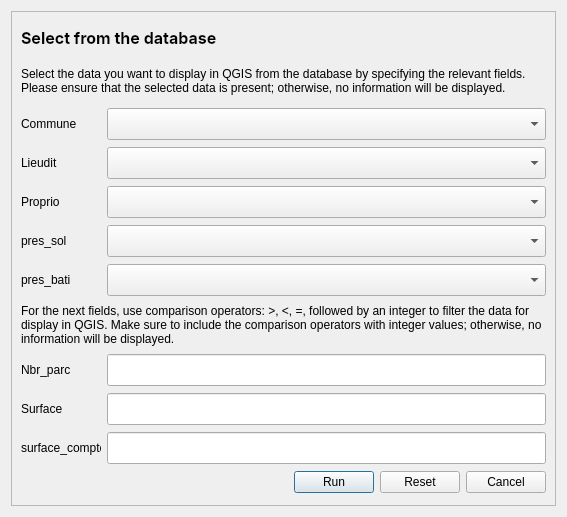
<?xml version="1.0" encoding="UTF-8"?>
<ui version="4.0">
 <class>Dialog</class>
 <widget class="QDialog" name="Dialog">
  <property name="geometry">
   <rect>
    <x>0</x>
    <y>0</y>
    <width>567</width>
    <height>517</height>
   </rect>
  </property>
  <property name="windowTitle">
   <string>Dialog</string>
  </property>
  <layout class="QVBoxLayout" name="verticalLayout">
   <item>
    <widget class="QFrame" name="frame">
     <property name="frameShape">
      <enum>QFrame::StyledPanel</enum>
     </property>
     <property name="frameShadow">
      <enum>QFrame::Raised</enum>
     </property>
     <layout class="QVBoxLayout" name="verticalLayout_2">
      <item>
       <widget class="QLabel" name="label_10">
        <property name="minimumSize">
         <size>
          <width>0</width>
          <height>32</height>
         </size>
        </property>
        <property name="maximumSize">
         <size>
          <width>16777215</width>
          <height>32</height>
         </size>
        </property>
        <property name="font">
         <font>
          <family>Inter</family>
          <pointsize>12</pointsize>
          <weight>75</weight>
          <bold>true</bold>
         </font>
        </property>
        <property name="text">
         <string>Select from the database</string>
        </property>
       </widget>
      </item>
      <item>
       <widget class="QLabel" name="label_9">
        <property name="minimumSize">
         <size>
          <width>0</width>
          <height>40</height>
         </size>
        </property>
        <property name="maximumSize">
         <size>
          <width>16777215</width>
          <height>40</height>
         </size>
        </property>
        <property name="text">
         <string>Select the data you want to display in QGIS from the database by specifying the relevant fields. Please ensure that the selected data is present; otherwise, no information will be displayed.</string>
        </property>
        <property name="textFormat">
         <enum>Qt::AutoText</enum>
        </property>
        <property name="wordWrap">
         <bool>true</bool>
        </property>
       </widget>
      </item>
      <item>
       <layout class="QHBoxLayout" name="horizontalLayout_7">
        <item>
         <widget class="QLabel" name="label">
          <property name="maximumSize">
           <size>
            <width>80</width>
            <height>16777215</height>
           </size>
          </property>
          <property name="text">
           <string>Commune</string>
          </property>
         </widget>
        </item>
        <item>
         <widget class="QComboBox" name="commune">
          <property name="minimumSize">
           <size>
            <width>0</width>
            <height>32</height>
           </size>
          </property>
          <property name="maximumSize">
           <size>
            <width>16777215</width>
            <height>32</height>
           </size>
          </property>
         </widget>
        </item>
       </layout>
      </item>
      <item>
       <layout class="QHBoxLayout" name="horizontalLayout_6">
        <item>
         <widget class="QLabel" name="label_2">
          <property name="maximumSize">
           <size>
            <width>80</width>
            <height>16777215</height>
           </size>
          </property>
          <property name="text">
           <string>Lieudit</string>
          </property>
         </widget>
        </item>
        <item>
         <widget class="QComboBox" name="lieudit">
          <property name="minimumSize">
           <size>
            <width>0</width>
            <height>32</height>
           </size>
          </property>
          <property name="maximumSize">
           <size>
            <width>16777215</width>
            <height>32</height>
           </size>
          </property>
         </widget>
        </item>
       </layout>
      </item>
      <item>
       <layout class="QHBoxLayout" name="horizontalLayout_5">
        <item>
         <widget class="QLabel" name="label_3">
          <property name="maximumSize">
           <size>
            <width>80</width>
            <height>16777215</height>
           </size>
          </property>
          <property name="text">
           <string>Proprio</string>
          </property>
         </widget>
        </item>
        <item>
         <widget class="QComboBox" name="proprio">
          <property name="minimumSize">
           <size>
            <width>0</width>
            <height>32</height>
           </size>
          </property>
          <property name="maximumSize">
           <size>
            <width>16777215</width>
            <height>32</height>
           </size>
          </property>
         </widget>
        </item>
       </layout>
      </item>
      <item>
       <layout class="QHBoxLayout" name="horizontalLayout_4">
        <item>
         <widget class="QLabel" name="label_4">
          <property name="maximumSize">
           <size>
            <width>80</width>
            <height>16777215</height>
           </size>
          </property>
          <property name="text">
           <string>pres_sol</string>
          </property>
         </widget>
        </item>
        <item>
         <widget class="QComboBox" name="pres_sol">
          <property name="minimumSize">
           <size>
            <width>0</width>
            <height>32</height>
           </size>
          </property>
          <property name="maximumSize">
           <size>
            <width>16777215</width>
            <height>32</height>
           </size>
          </property>
         </widget>
        </item>
       </layout>
      </item>
      <item>
       <layout class="QHBoxLayout" name="horizontalLayout_3">
        <item>
         <widget class="QLabel" name="label_5">
          <property name="maximumSize">
           <size>
            <width>80</width>
            <height>16777215</height>
           </size>
          </property>
          <property name="text">
           <string>pres_bati</string>
          </property>
         </widget>
        </item>
        <item>
         <widget class="QComboBox" name="pres_bati">
          <property name="minimumSize">
           <size>
            <width>0</width>
            <height>32</height>
           </size>
          </property>
          <property name="maximumSize">
           <size>
            <width>16777215</width>
            <height>32</height>
           </size>
          </property>
         </widget>
        </item>
       </layout>
      </item>
      <item>
       <widget class="QLabel" name="label_11">
        <property name="minimumSize">
         <size>
          <width>0</width>
          <height>44</height>
         </size>
        </property>
        <property name="maximumSize">
         <size>
          <width>16777215</width>
          <height>44</height>
         </size>
        </property>
        <property name="baseSize">
         <size>
          <width>0</width>
          <height>44</height>
         </size>
        </property>
        <property name="text">
         <string>For the next fields, use comparison operators: &gt;, &lt;, =, followed by an integer to filter the data for display in QGIS. Make sure to include the comparison operators with integer values; otherwise, no information will be displayed.</string>
        </property>
        <property name="wordWrap">
         <bool>true</bool>
        </property>
       </widget>
      </item>
      <item>
       <layout class="QHBoxLayout" name="horizontalLayout_2">
        <item>
         <widget class="QLabel" name="label_6">
          <property name="minimumSize">
           <size>
            <width>80</width>
            <height>0</height>
           </size>
          </property>
          <property name="maximumSize">
           <size>
            <width>80</width>
            <height>16777215</height>
           </size>
          </property>
          <property name="text">
           <string>Nbr_parc</string>
          </property>
         </widget>
        </item>
        <item>
         <widget class="QLineEdit" name="nbrParc">
          <property name="minimumSize">
           <size>
            <width>0</width>
            <height>32</height>
           </size>
          </property>
          <property name="maximumSize">
           <size>
            <width>16777215</width>
            <height>32</height>
           </size>
          </property>
         </widget>
        </item>
       </layout>
      </item>
      <item>
       <layout class="QHBoxLayout" name="horizontalLayout">
        <item>
         <widget class="QLabel" name="label_7">
          <property name="minimumSize">
           <size>
            <width>80</width>
            <height>0</height>
           </size>
          </property>
          <property name="maximumSize">
           <size>
            <width>80</width>
            <height>16777215</height>
           </size>
          </property>
          <property name="text">
           <string>Surface</string>
          </property>
         </widget>
        </item>
        <item>
         <widget class="QLineEdit" name="surface">
          <property name="minimumSize">
           <size>
            <width>0</width>
            <height>32</height>
           </size>
          </property>
          <property name="maximumSize">
           <size>
            <width>16777215</width>
            <height>32</height>
           </size>
          </property>
         </widget>
        </item>
       </layout>
      </item>
      <item>
       <layout class="QHBoxLayout" name="horizontalLayout_8">
        <item>
         <widget class="QLabel" name="label_8">
          <property name="minimumSize">
           <size>
            <width>80</width>
            <height>0</height>
           </size>
          </property>
          <property name="maximumSize">
           <size>
            <width>80</width>
            <height>16777215</height>
           </size>
          </property>
          <property name="text">
           <string>surface_compte</string>
          </property>
         </widget>
        </item>
        <item>
         <widget class="QLineEdit" name="surfaceCompte">
          <property name="minimumSize">
           <size>
            <width>0</width>
            <height>32</height>
           </size>
          </property>
          <property name="maximumSize">
           <size>
            <width>16777215</width>
            <height>32</height>
           </size>
          </property>
         </widget>
        </item>
       </layout>
      </item>
      <item>
       <layout class="QHBoxLayout" name="horizontalLayout_9">
        <item>
         <spacer name="horizontalSpacer">
          <property name="orientation">
           <enum>Qt::Horizontal</enum>
          </property>
          <property name="sizeHint" stdset="0">
           <size>
            <width>40</width>
            <height>20</height>
           </size>
          </property>
         </spacer>
        </item>
        <item>
         <widget class="QPushButton" name="runBtn">
          <property name="text">
           <string>Run</string>
          </property>
         </widget>
        </item>
        <item>
         <widget class="QPushButton" name="pushButton_3">
          <property name="text">
           <string>Reset</string>
          </property>
         </widget>
        </item>
        <item>
         <widget class="QPushButton" name="pushButton_2">
          <property name="text">
           <string>Cancel</string>
          </property>
         </widget>
        </item>
       </layout>
      </item>
     </layout>
    </widget>
   </item>
  </layout>
 </widget>
 <resources/>
 <connections/>
</ui>
